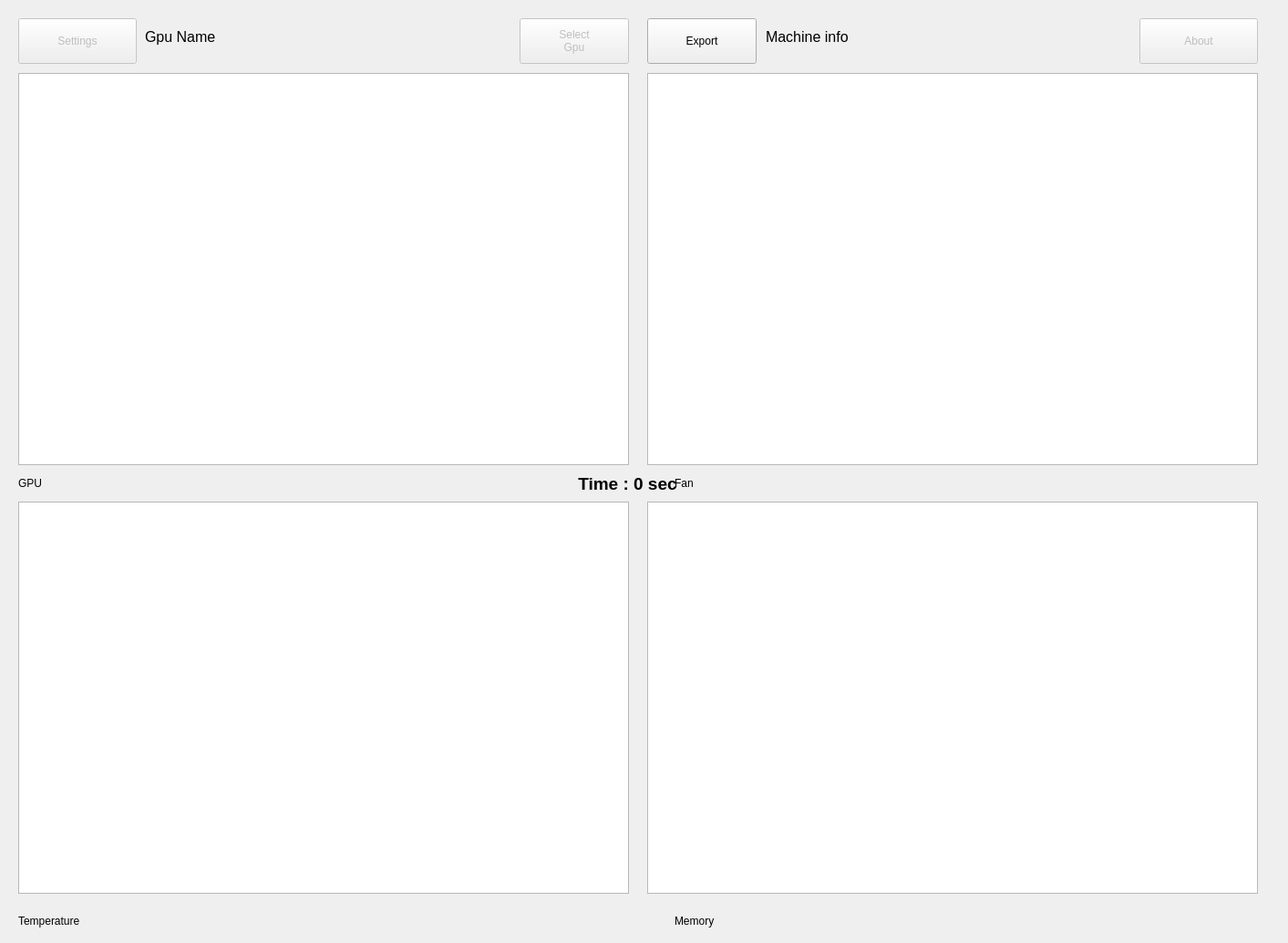
<?xml version="1.0" encoding="UTF-8"?>
<ui version="4.0">
 <class>MainWindow</class>
 <widget class="QMainWindow" name="MainWindow">
  <property name="geometry">
   <rect>
    <x>0</x>
    <y>0</y>
    <width>1413</width>
    <height>1034</height>
   </rect>
  </property>
  <property name="windowTitle">
   <string>Nvidiux Monitor beta 1</string>
  </property>
  <widget class="QWidget" name="centralwidget">
   <widget class="PlotWidget" name="plotGpu">
    <property name="geometry">
     <rect>
      <x>20</x>
      <y>80</y>
      <width>670</width>
      <height>430</height>
     </rect>
    </property>
   </widget>
   <widget class="PlotWidget" name="plotFan">
    <property name="geometry">
     <rect>
      <x>710</x>
      <y>80</y>
      <width>670</width>
      <height>430</height>
     </rect>
    </property>
   </widget>
   <widget class="PlotWidget" name="plotTemp">
    <property name="geometry">
     <rect>
      <x>20</x>
      <y>550</y>
      <width>670</width>
      <height>430</height>
     </rect>
    </property>
   </widget>
   <widget class="PlotWidget" name="plotMem">
    <property name="geometry">
     <rect>
      <x>710</x>
      <y>550</y>
      <width>670</width>
      <height>430</height>
     </rect>
    </property>
   </widget>
   <widget class="QPushButton" name="BouttonReglage">
    <property name="enabled">
     <bool>false</bool>
    </property>
    <property name="geometry">
     <rect>
      <x>20</x>
      <y>20</y>
      <width>130</width>
      <height>50</height>
     </rect>
    </property>
    <property name="text">
     <string>Settings</string>
    </property>
   </widget>
   <widget class="QPushButton" name="BouttoAbout">
    <property name="enabled">
     <bool>false</bool>
    </property>
    <property name="geometry">
     <rect>
      <x>1250</x>
      <y>20</y>
      <width>130</width>
      <height>50</height>
     </rect>
    </property>
    <property name="text">
     <string>About</string>
    </property>
   </widget>
   <widget class="QLabel" name="labelTime">
    <property name="geometry">
     <rect>
      <x>443</x>
      <y>515</y>
      <width>491</width>
      <height>31</height>
     </rect>
    </property>
    <property name="font">
     <font>
      <pointsize>14</pointsize>
      <weight>75</weight>
      <bold>true</bold>
     </font>
    </property>
    <property name="text">
     <string>&lt;html&gt;&lt;head/&gt;&lt;body&gt;&lt;p align=&quot;center&quot;&gt;Time : 0 sec&lt;/p&gt;&lt;/body&gt;&lt;/html&gt;</string>
    </property>
   </widget>
   <widget class="QLabel" name="labelGpuName">
    <property name="geometry">
     <rect>
      <x>159</x>
      <y>0</y>
      <width>400</width>
      <height>80</height>
     </rect>
    </property>
    <property name="font">
     <font>
      <pointsize>12</pointsize>
     </font>
    </property>
    <property name="text">
     <string>Gpu Name</string>
    </property>
   </widget>
   <widget class="QLabel" name="labelInfo">
    <property name="geometry">
     <rect>
      <x>840</x>
      <y>0</y>
      <width>400</width>
      <height>80</height>
     </rect>
    </property>
    <property name="font">
     <font>
      <pointsize>12</pointsize>
     </font>
    </property>
    <property name="text">
     <string>Machine info</string>
    </property>
   </widget>
   <widget class="QLabel" name="labelGpu">
    <property name="geometry">
     <rect>
      <x>20</x>
      <y>510</y>
      <width>640</width>
      <height>40</height>
     </rect>
    </property>
    <property name="text">
     <string>GPU</string>
    </property>
   </widget>
   <widget class="QLabel" name="labelFan">
    <property name="geometry">
     <rect>
      <x>740</x>
      <y>510</y>
      <width>640</width>
      <height>40</height>
     </rect>
    </property>
    <property name="text">
     <string>Fan</string>
    </property>
   </widget>
   <widget class="QLabel" name="labelTemp">
    <property name="geometry">
     <rect>
      <x>20</x>
      <y>990</y>
      <width>640</width>
      <height>40</height>
     </rect>
    </property>
    <property name="text">
     <string>Temperature</string>
    </property>
   </widget>
   <widget class="QLabel" name="labelMemory">
    <property name="geometry">
     <rect>
      <x>740</x>
      <y>990</y>
      <width>640</width>
      <height>40</height>
     </rect>
    </property>
    <property name="text">
     <string>Memory</string>
    </property>
   </widget>
   <widget class="QPushButton" name="bouttonExport">
    <property name="geometry">
     <rect>
      <x>710</x>
      <y>20</y>
      <width>120</width>
      <height>50</height>
     </rect>
    </property>
    <property name="text">
     <string>Export</string>
    </property>
   </widget>
   <widget class="QPushButton" name="BouttonGpu">
    <property name="enabled">
     <bool>false</bool>
    </property>
    <property name="geometry">
     <rect>
      <x>570</x>
      <y>20</y>
      <width>120</width>
      <height>50</height>
     </rect>
    </property>
    <property name="text">
     <string>Select
Gpu</string>
    </property>
   </widget>
  </widget>
 </widget>
 <customwidgets>
  <customwidget>
   <class>PlotWidget</class>
   <extends>QGraphicsView</extends>
   <header>pyqtgraph.h</header>
  </customwidget>
 </customwidgets>
 <resources/>
 <connections/>
</ui>
